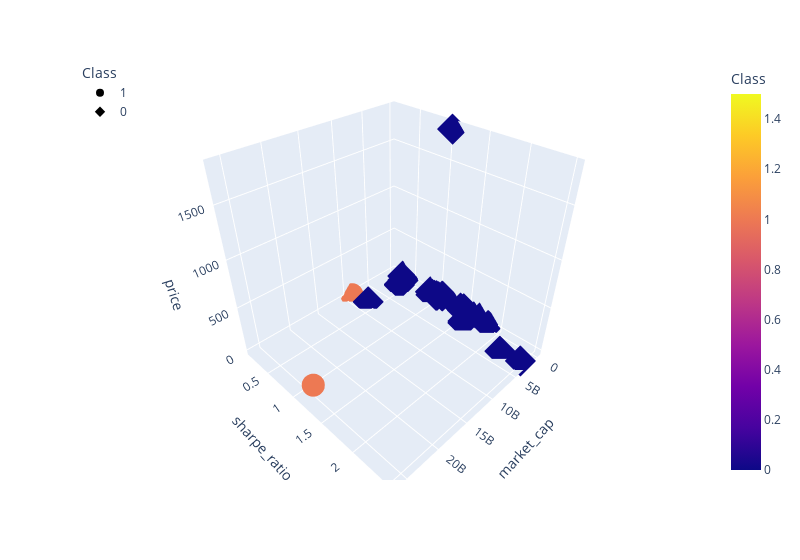

Notebook code cell kept with this figure:
### Code cell
# Create a 3D-Scatter with the PCA data and the clusters
import plotly.express as px
fig = px.scatter_3d(
    clustered_df,
    x="market_cap",
    y="sharpe_ratio",
    z="volume_24h",
    hover_name='symbol',#need to add 
    hover_data=["sharpe_ratio"],
    color="Class",
    symbol="Class",
    width=800,
)
fig.update_layout(legend=dict(x=0, y=1))
fig.show()

### Figure 1 — Plotly figure (JSON) as saved in the notebook; plotly's stock layout.template omitted (floating-point values rounded to 4 significant figures)
{"data": [{"customdata": [[1.311], [0.1378]], "hovertemplate": "<b>%{hovertext}</b><br><br>Class=%{marker.color}<br>market_cap=%{x}<br>sharpe_ratio=%{customdata[0]}<br>price=%{z}<extra></extra>", "hovertext": ["ETH/USD", "USDT/USD"], "legendgroup": "1", "marker": {"color": [1, 1], "coloraxis": "coloraxis", "symbol": "circle"}, "mode": "markers", "name": "1", "scene": "scene", "showlegend": true, "type": "scatter3d", "x": [26069442336, 9179385257], "y": [1.311, 0.1378], "z": [233.2, 0.9991]}, {"customdata": [[0.412], [0.6733], [2.232], [2.504], [0.4847], [0.4509], [1.595], [1.571], [1.051], [0.4035], [0.915], [1.113], [1.476], [0.9127], [0.951], [1.016], [1.402], [1.855], [1.548], [0.3298], [1.429], [1.618], [0.8611], [1.061], [1.05], [1.709]], "hovertemplate": "<b>%{hovertext}</b><br><br>Class=%{marker.color}<br>market_cap=%{x}<br>sharpe_ratio=%{customdata[0]}<br>price=%{z}<extra></extra>", "hovertext": ["XRP/USD", "BCH/USD", "ADA/USD", "LINK/USD", "LTC/USD", "EOS/USD", "XTZ/USD", "XLM/USD", "XMR/USD", "ATOM/USD", "ETC/USD", "DASH/USD", "ZEC/USD", "BAT/USD", "DOGE/USD", "QTUM/USD", "REP/USD", "ICX/USD", "OMG/USD", "DAI/USD", "LSK/USD", "SC/USD", "WAVES/USD", "NANO/USD", "PAXG/USD", "GNO/USD"], "legendgroup": "0", "marker": {"color": [0, 0, 0, 0, 0, 0, 0, 0, 0, 0, 0, 0, 0, 0, 0, 0, 0, 0, 0, 0, 0, 0, 0, 0, 0, 0], "coloraxis": "coloraxis", "symbol": "diamond"}, "mode": "markers", "name": "0", "scene": "scene", "showlegend": true, "type": "scatter3d", "x": [8554559081, 4132288245, 3257271563, 2972970281, 2730207546, 2337734793, 2323778753, 1960471848, 1185733479, 752363104, 702197633, 666551869, 566197936, 386704079, 368199761, 221143761, 211106793, 210118046, 207204078, 200117409, 145801570, 139816694, 139177193, 131516585, 43827591, 28853190], "y": [0.412, 0.6733, 2.232, 2.504, 0.4847, 0.4509, 1.595, 1.571, 1.051, 0.4035, 0.915, 1.113, 1.476, 0.9127, 0.951, 1.016, 1.402, 1.855, 1.548, 0.3298, 1.429, 1.618, 0.8611, 1.061, 1.05, 1.709], "z": [0.1933, 223.8, 0.1256, 8.49, 41.97, 2.5, 3.16, 0.09597, 67.24, 3.95, 6.04, 69.41, 58.94, 0.2611, 0.002935, 2.28, 19.19, 0.3837, 1.48, 1.01, 1.17, 0.003344, 1.36, 0.987, 1806.0, 26.12]}], "layout": {"coloraxis": {"colorbar": {"title": {"text": "Class"}}, "colorscale": [[0, "#0d0887"], [0.1111, "#46039f"], [0.2222, "#7201a8"], [0.3333, "#9c179e"], [0.4444, "#bd3786"], [0.5556, "#d8576b"], [0.6667, "#ed7953"], [0.7778, "#fb9f3a"], [0.8889, "#fdca26"], [1, "#f0f921"]]}, "legend": {"title": {"text": "Class"}, "tracegroupgap": 0, "x": 0, "y": 1}, "margin": {"t": 60}, "scene": {"domain": {"x": [0, 1], "y": [0, 1]}, "xaxis": {"title": {"text": "market_cap"}}, "yaxis": {"title": {"text": "sharpe_ratio"}}, "zaxis": {"title": {"text": "price"}}}, "width": 800}}
